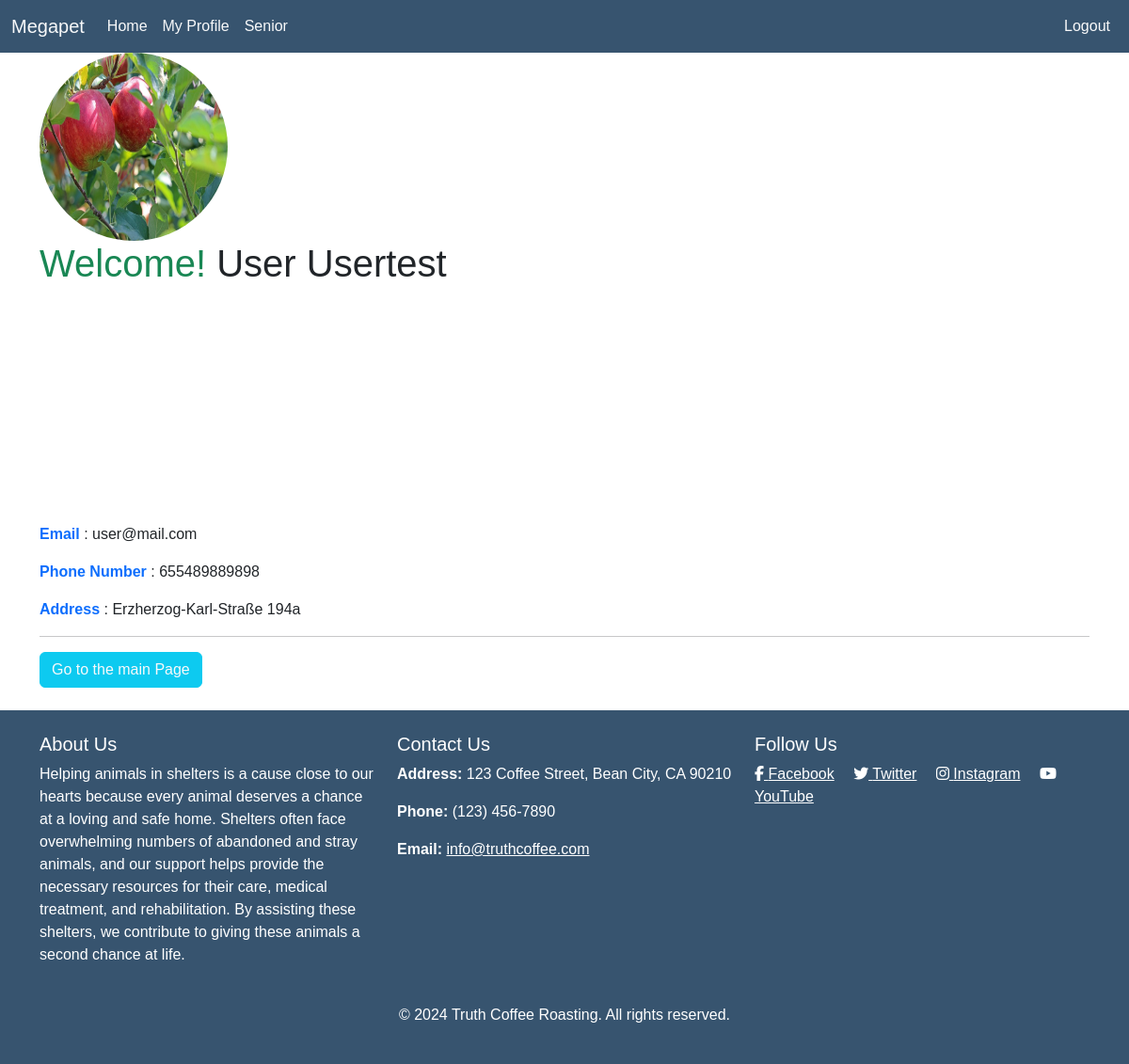
The page /user/user_profile.php (signed in) on the database its author committed.
### tables this page shows
CREATE TABLE `users` (
  `id` int(11) NOT NULL,
  `first_name` varchar(100) NOT NULL,
  `last_name` varchar(100) NOT NULL,
  `email` varchar(200) NOT NULL,
  `phone_number` varchar(40) NOT NULL,
  `address` varchar(150) NOT NULL,
  `photo` varchar(255) NOT NULL,
  `password` varchar(255) NOT NULL,
  `status` enum('user','adm') DEFAULT 'user'
);

### user/user_profile.php (the view, shortened to what this page needs)
<?php
require_once "../components/db_connect.php";
$sql = "SELECT * FROM users WHERE id = " . $_SESSION["user"];
$result = mysqli_query($connect, $sql);
$row = mysqli_fetch_assoc($result);
?>
<!DOCTYPE html>
<html lang="en">
<head>
    <link href="https://cdn.jsdelivr.net/npm/bootstrap@5.3.3/dist/css/bootstrap.min.css" rel="stylesheet">
    <link rel="stylesheet" href="https://cdnjs.cloudflare.com/ajax/libs/animate.css/4.1.1/animate.min.css" />
    <link rel="stylesheet" href="../style.css">
</head>
<body>
    <?php require_once "../components/navbar.php" ?>
    <div class="container">
        <div class="mx-auto"><img id="propic" src="../photos/<?= $row['photo'] ?>" alt=""></div>
        <div class="d-flex justify-content-between">
            <h1><span class="text-success">Welcome!</span> <?= $row["first_name"] . " " . $row["last_name"] ?></h1>
            <lottie-player src="../admDashboard/Animation2.json" background="transparent" speed="1" style="width: 300px; height: 300px;" loop autoplay></lottie-player>
        </div>
        <div>
            <p><span class="text-primary fw-bold">Email</span> : <?= $row['email'] ?></p>
            <p><span class="text-primary fw-bold">Phone Number</span> : <?= $row['phone_number'] ?></p>
            <p><span class="text-primary fw-bold">Address</span> : <?= $row['address'] ?></p>
        </div>
        <hr>
        <a href="../home.php" style='text-decoration:none;' class="btn btn-info text-light">Go to the main Page</a>
        <br>
    </div>
    <br>
    <?php require_once "../components/footer.php" ?>
    <link rel="stylesheet" href="https://cdnjs.cloudflare.com/ajax/libs/font-awesome/6.6.0/css/all.min.css" />
</body>
</html>

### style.css (style rules this page uses)
body, html { margin: 0; padding: 0; overflow-x: hidden; height: 100%; font-family: Arial, sans-serif; }
#propic { width: 200px; height: 200px; border-radius: 100px; }

### rows shown on the page
users: photo (picture), first_name "User", last_name "Usertest", email "user@mail.com", phone_number "655489889898", address "Erzherzog-Karl-Straße 194a"
